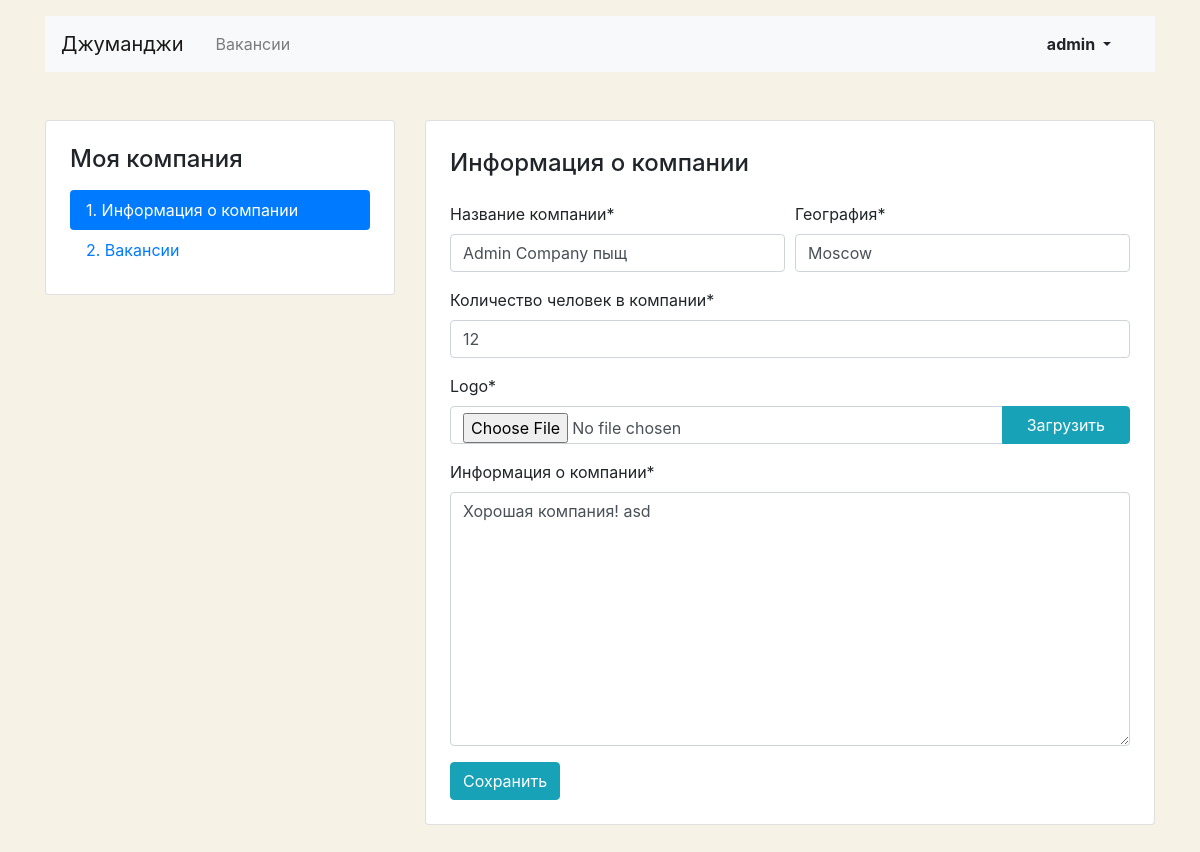
Page /mycompany/ (signed in) on the earlier database version.
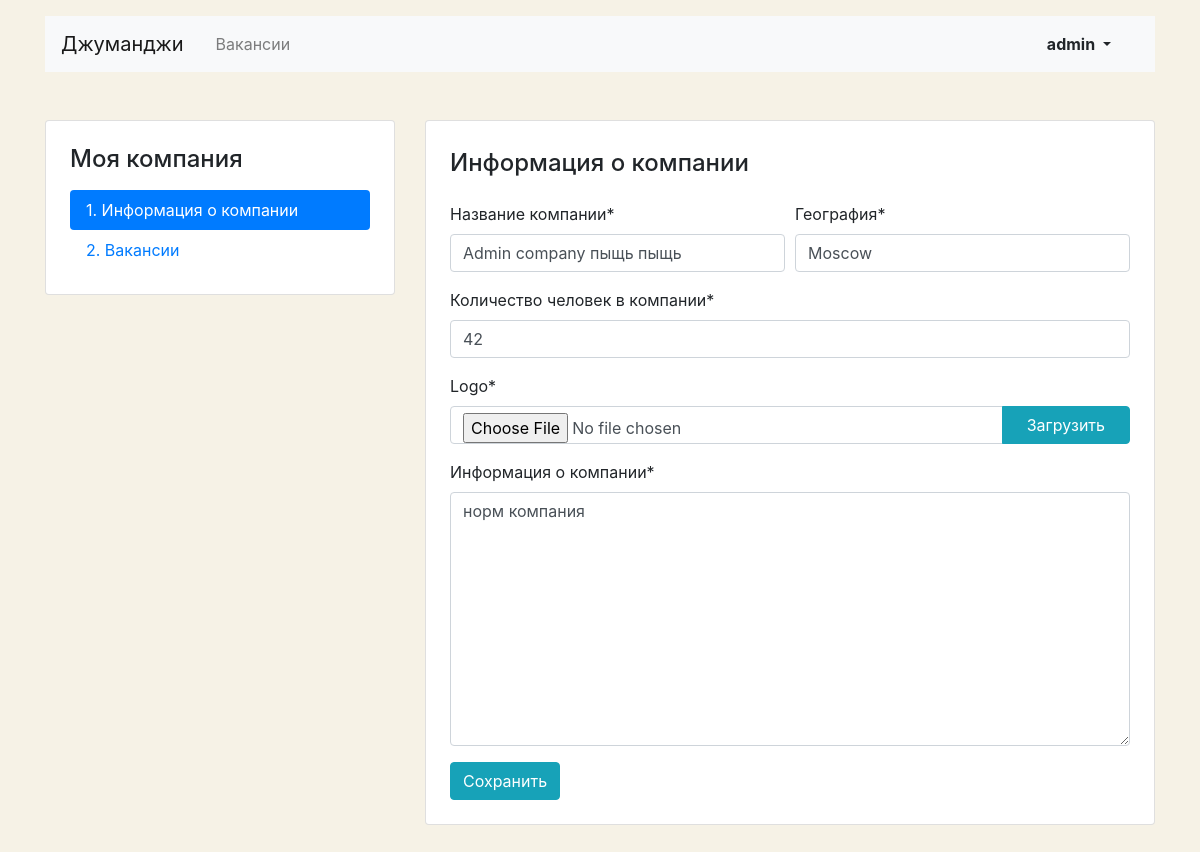
Same page on the later database version.
### myapp/models.py (models this page shows, shortened)
class Company(models.Model):
    name = models.CharField(max_length=100)
    location = models.CharField(max_length=100)
    logo = models.ImageField(upload_to="logos/", blank=False)
    description = models.TextField(max_length=1000)
    employee_count = models.PositiveIntegerField(
        validators=[MinValueValidator(1)], blank=False
    )
    owner = models.OneToOneField(
        User, related_name="company", on_delete=models.CASCADE
    )
    class Meta:
        verbose_name = "Компания"
        verbose_name_plural = "Компании"

### myapp/views.py (the view)
# urls.py: path("mycompany/", views.MyCompany.as_view(), name="my_company"),
class MyCompany(
    LoginRequiredMixin, UserMustHasCompany, SuccessMessageMixin, UpdateView
):
    model = models.Company
    template_name = "myapp/company-edit.html"
    form_class = CompanyForm
    success_url = reverse_lazy("my_company")
    success_message = "Изменения успешно сохранены"
    def get_object(self):
        return models.Company.objects.get(owner=self.request.user)

### myapp/forms.py
class CompanyForm(forms.ModelForm):
    logo = forms.ImageField(
        widget=forms.FileInput,
    )
    class Meta:
        model = models.Company
        fields = (
            "name",
            "location",
            "logo",
            "description",
            "employee_count",
        )
        labels = {
            "name": "Название компании",
            "location": "География",
            "logo": "Логотип",
            "description": "Информация о компании",
            "employee_count": "Количество человек в компании",
        }
    def __init__(self, *args, **kwargs):
        super().__init__(*args, **kwargs)
        self.helper = FormHelper()
        self.helper.form_method = "post"
        self.helper.layout = Layout(
            Row(
                Column("name"),
                Column("location"),
            ),
            Row(
                Column("employee_count"),
            ),
            FieldWithButtons(
                "logo",
                StrictButton("Загрузить", type="submit", css_class="btn btn-info px-4"),
            ),
            "description",
            Submit("submit", "Сохранить", css_class="btn btn-info"),
        )

### myapp/templates/myapp/company-edit.html (shortened to what this page needs)
{% extends 'base.html' %}
{% block content %}
{% load crispy_forms_tags %}
  <main class="container mt-3 pb-5">
    <div class="row mt-5">
      <div class="col-12 col-lg-4">
        <aside class="pt-3 pb-4 px-4 mb-5 card">
          <h1 class="h4 pt-2 pb-2">Моя компания</h1>
          <div class="nav flex-column nav-pills">
            <a class="nav-link active" href="{%url "my_company" %}">1. Информация о&nbsp;компании</a>
            <a class="nav-link" href="{% url "my_company_vacancies_list" %}">2. Вакансии</a>
          </div>
        </aside>
      </div>
      <div class="col-12 col-lg-8">
        <div class="card">
          <div class="card-body px-4 pb-4">
            <section class="tab-pane fade show active">
               <h2 class="h4 pt-2 pb-3">Информация о&nbsp;компании</h2>
            {% crispy form %}
          </section>
          </div>
        </div>
      </div>
    </div>
  </main>
{% endblock %}

Differences in the rows shown:
removed Company: name "Admin Company пыщ", location "Moscow", employee_count "12", description "Хорошая компания! asd"
added Company: name "Admin company пыщь пыщь", location "Moscow", employee_count "42", description "норм компания"
